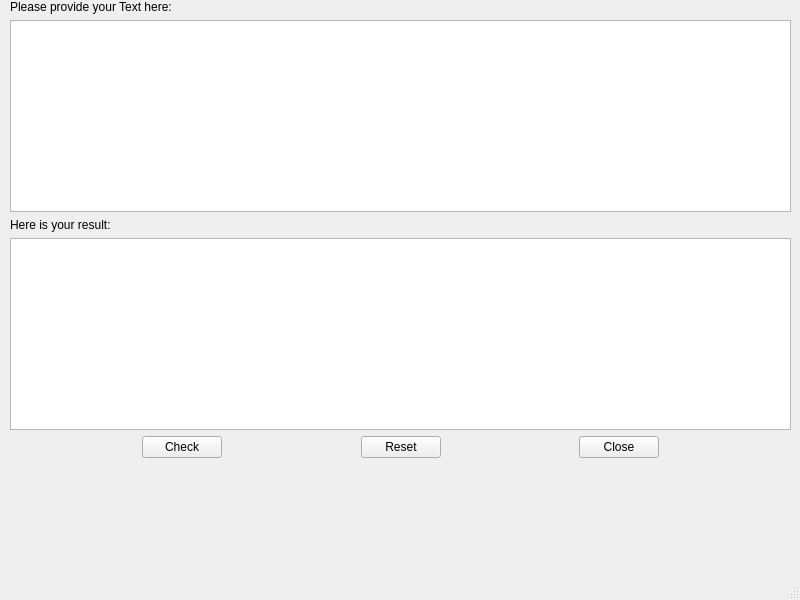
<?xml version="1.0" encoding="UTF-8"?>
<ui version="4.0">
 <class>MainWindow</class>
 <widget class="QMainWindow" name="MainWindow">
  <property name="geometry">
   <rect>
    <x>0</x>
    <y>0</y>
    <width>800</width>
    <height>600</height>
   </rect>
  </property>
  <property name="windowTitle">
   <string>CLDS</string>
  </property>
  <widget class="QWidget" name="centralwidget">
   <widget class="QWidget" name="verticalLayoutWidget">
    <property name="geometry">
     <rect>
      <x>10</x>
      <y>0</y>
      <width>781</width>
      <height>541</height>
     </rect>
    </property>
    <layout class="QVBoxLayout" name="verticalLayout_2">
     <item>
      <widget class="QLabel" name="label">
       <property name="text">
        <string>Please provide your Text here:</string>
       </property>
      </widget>
     </item>
     <item>
      <widget class="QTextEdit" name="text"/>
     </item>
     <item>
      <widget class="QLabel" name="label_2">
       <property name="text">
        <string>Here is your result:</string>
       </property>
      </widget>
     </item>
     <item>
      <widget class="QTextBrowser" name="result"/>
     </item>
     <item>
      <layout class="QHBoxLayout" name="horizontalLayout">
       <property name="sizeConstraint">
        <enum>QLayout::SetDefaultConstraint</enum>
       </property>
       <item>
        <spacer name="horizontalSpacer">
         <property name="orientation">
          <enum>Qt::Horizontal</enum>
         </property>
         <property name="sizeHint" stdset="0">
          <size>
           <width>40</width>
           <height>20</height>
          </size>
         </property>
        </spacer>
       </item>
       <item>
        <widget class="QPushButton" name="pb_check">
         <property name="text">
          <string>Check</string>
         </property>
        </widget>
       </item>
       <item>
        <spacer name="horizontalSpacer_3">
         <property name="orientation">
          <enum>Qt::Horizontal</enum>
         </property>
         <property name="sizeHint" stdset="0">
          <size>
           <width>40</width>
           <height>20</height>
          </size>
         </property>
        </spacer>
       </item>
       <item>
        <widget class="QPushButton" name="pb_reset">
         <property name="text">
          <string>Reset</string>
         </property>
        </widget>
       </item>
       <item>
        <spacer name="horizontalSpacer_4">
         <property name="orientation">
          <enum>Qt::Horizontal</enum>
         </property>
         <property name="sizeHint" stdset="0">
          <size>
           <width>40</width>
           <height>20</height>
          </size>
         </property>
        </spacer>
       </item>
       <item>
        <widget class="QPushButton" name="exit">
         <property name="text">
          <string>Close</string>
         </property>
        </widget>
       </item>
       <item>
        <spacer name="horizontalSpacer_2">
         <property name="orientation">
          <enum>Qt::Horizontal</enum>
         </property>
         <property name="sizeHint" stdset="0">
          <size>
           <width>40</width>
           <height>20</height>
          </size>
         </property>
        </spacer>
       </item>
      </layout>
     </item>
     <item>
      <spacer name="verticalSpacer">
       <property name="orientation">
        <enum>Qt::Vertical</enum>
       </property>
       <property name="sizeHint" stdset="0">
        <size>
         <width>20</width>
         <height>40</height>
        </size>
       </property>
      </spacer>
     </item>
    </layout>
   </widget>
  </widget>
  <widget class="QMenuBar" name="menubar">
   <property name="geometry">
    <rect>
     <x>0</x>
     <y>0</y>
     <width>800</width>
     <height>30</height>
    </rect>
   </property>
  </widget>
  <widget class="QStatusBar" name="statusbar"/>
 </widget>
 <resources/>
 <connections>
  <connection>
   <sender>exit</sender>
   <signal>clicked()</signal>
   <receiver>MainWindow</receiver>
   <slot>close()</slot>
   <hints>
    <hint type="sourcelabel">
     <x>661</x>
     <y>551</y>
    </hint>
    <hint type="destinationlabel">
     <x>399</x>
     <y>299</y>
    </hint>
   </hints>
  </connection>
 </connections>
</ui>
